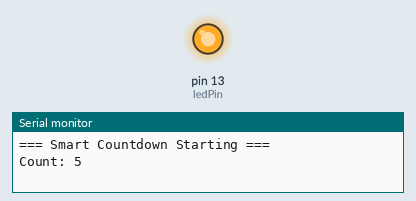
The sketch below on a simulated Arduino Uno, built with avr-gcc and run on an emulated ATmega328P. Shown: output pins drawn as LEDs (lit = HIGH), the last lines printed to the serial monitor.

Above: at 0.1 s.
At 9.9 s:
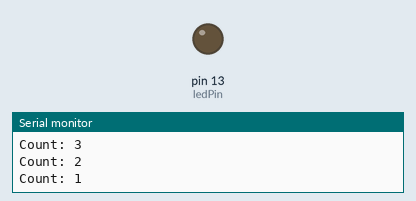
Timing chart, 0 to 11.4 s (numbered marks = the images above):
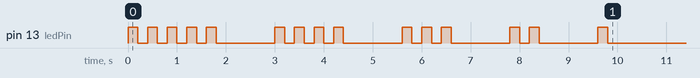

The sketch:

sketch.ino
```cpp
int startValue = 5;
int ledPin = 13;

void flashLED(int times) {
  int i = 0;
  while (i < times) {
    digitalWrite(ledPin, HIGH);
    delay(200);
    digitalWrite(ledPin, LOW);
    delay(200);
    i = i + 1;
  }
}

void setup () {
  pinMode(ledPin, OUTPUT);
  Serial.begin(9600);
  Serial.println("=== Smart Countdown Starting ===");

  int count = startValue;

  while (count > 0) {
    Serial.print("Count: ");
    Serial.println(count);
    flashLED(count);
    delay(1000);
    count = count - 1;

  }

  Serial.println("= Countdown Complete ===");
}

void loop() {

}
```
